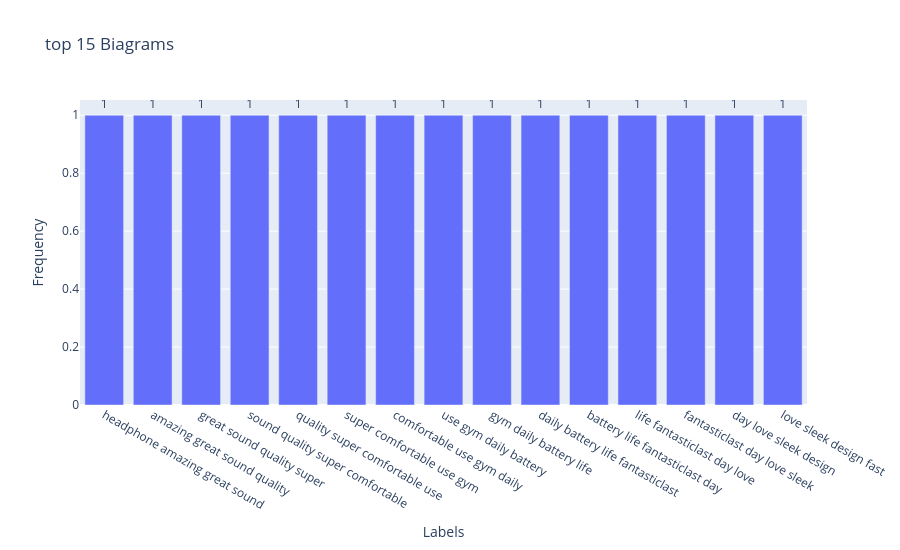

Notebook code for this chart:
### Code cell
plot_top_ngrams_bar_chart(words)

### Figure 1 — Plotly figure (JSON) as saved in the notebook; plotly's stock layout.template omitted (floating-point values rounded to 4 significant figures)
{"data": [{"text": ["1", "1", "1", "1", "1", "1", "1", "1", "1", "1", "1", "1", "1", "1", "1"], "textposition": "outside", "type": "bar", "x": ["headphone amazing great sound", "amazing great sound quality", "great sound quality super", "sound quality super comfortable", "quality super comfortable use", "super comfortable use gym", "comfortable use gym daily", "use gym daily battery", "gym daily battery life", "daily battery life fantasticlast", "battery life fantasticlast day", "life fantasticlast day love", "fantasticlast day love sleek", "day love sleek design", "love sleek design fast"], "y": [1, 1, 1, 1, 1, 1, 1, 1, 1, 1, 1, 1, 1, 1, 1]}], "layout": {"height": 550, "title": {"text": "top 15 Biagrams"}, "xaxis": {"title": {"text": "Labels"}}, "yaxis": {"title": {"text": "Frequency"}}}}
